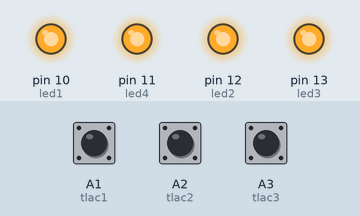
The sketch below on a simulated Arduino Uno, built with avr-gcc and run on an emulated ATmega328P. On the bench: output pins drawn as LEDs (lit = HIGH). Inputs (shaded band) come from the test bench; at power-on: A1 (tlac1) HIGH, A2 (tlac2) HIGH, A3 (tlac3) HIGH.

Above: at 1.2 s.
1.3 s: A1 (tlac1) pulled LOW for 0.15 s
At 1.37 s:
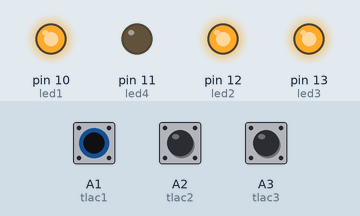
2.9 s: A2 (tlac2) pulled LOW for 0.15 s
At 2.97 s:
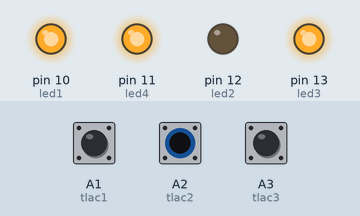
4.5 s: A3 (tlac3) pulled LOW for 0.15 s
At 4.57 s:
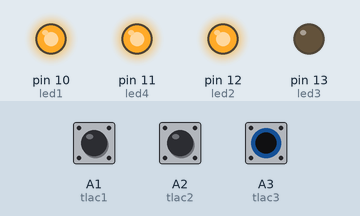
6.1 s: A3 (tlac3) pulled LOW for 3.2 s
At 9.6 s:
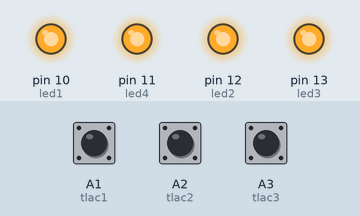
10.8 s: A1 (tlac1) pulled LOW for 3.2 s
At 11.9 s:
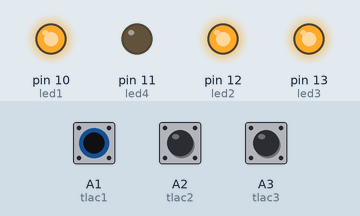
15.5 s: A1 (tlac1) driven LOW and A2 (tlac2) driven LOW
At 16.7 s:
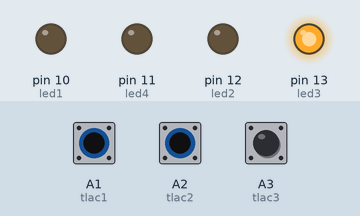
Timing chart, 0 to 18.0 s (numbered marks = the images above; inputs shaded):
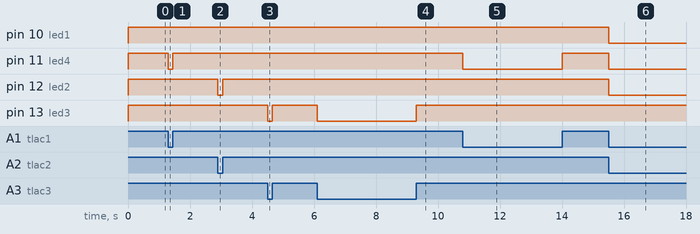

The sketch:

tlacitko.ino
```cpp
/* Tlacitko a led*/
#define led1 10
#define led2 12
#define led3 13
#define led4 11
#define sviti HIGH // jo je to obracene
#define nesviti LOW
#define tlac1 A1
#define tlac2 A2
#define tlac3 A3

int h1;
int h2;
int h3;
int j;
void setup()
{
	pinMode(led1,OUTPUT);
  pinMode(led2,OUTPUT);
  pinMode(led3,OUTPUT);
  pinMode(led4,OUTPUT);
	pinMode(tlac1,INPUT_PULLUP);
	pinMode(tlac2,INPUT_PULLUP);
	pinMode(tlac3,INPUT_PULLUP);
}
void loop()
{
	h1 = !digitalRead(tlac1);
	h2 = !digitalRead(tlac2);
	h3 = !digitalRead(tlac3);

  // prvni tlacitko
	if (h1 == 0) {
		digitalWrite(led4, sviti);
	} else {
		digitalWrite(led4, nesviti);
	}

	// druhe tlacitko
	if (h2 == 0) {
		digitalWrite(led2, sviti);
	} else {
		digitalWrite(led2, nesviti);
	}

	// treti tlacitko
	if (h3 == 0) {
		digitalWrite(led3, sviti);
	} else {
		digitalWrite(led3, nesviti);
	}

	if((h1 == 1 && h2 == 1 && h3 == 0) || (h2 == 1 && h3 == 1 && h1 == 0) || (h1 == 1 && h3 == 1 && h2 == 0)){
		digitalWrite(led1, nesviti);
	}
	else{
		digitalWrite(led1, sviti);
	}
}
```

Measured:
- after the input at 1.3 s, pin 11 (led4): HIGH → LOW at once, → HIGH 0.15 s later
- after the input at 2.9 s, pin 12 (led2): HIGH → LOW at once, → HIGH 0.15 s later
- after the input at 4.5 s, pin 13 (led3): HIGH → LOW at once, → HIGH 0.15 s later
- after the input at 6.1 s, pin 13 (led3): HIGH → LOW at once, → HIGH 3.2 s later
- after the input at 10.8 s, pin 11 (led4): HIGH → LOW at once, → HIGH 3.2 s later
- after the input at 15.5 s, pin 10 (led1), pin 11 (led4), pin 12 (led2): HIGH → LOW at once
